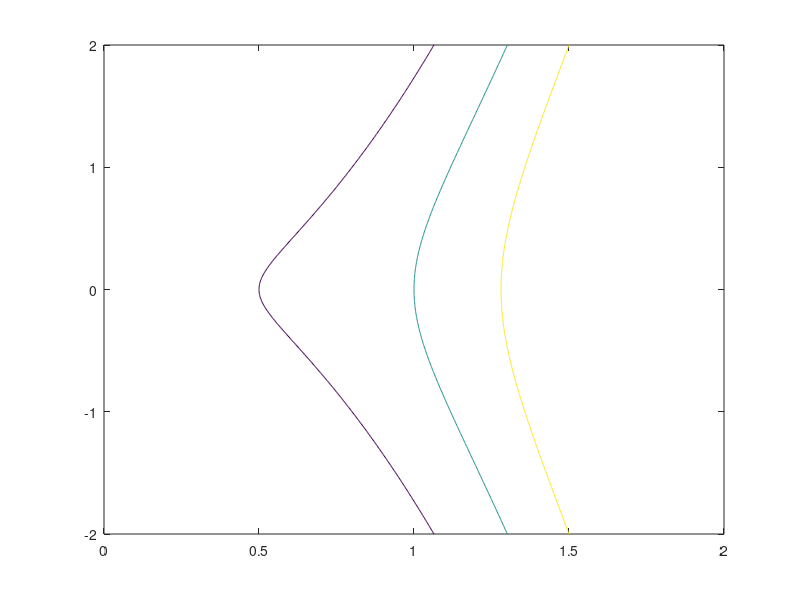

Source code (MATLAB):
clear

gamma=0.5;

[k,l]=meshgrid(0:0.01:2.0,-2.0:0.01:2.0);

f=k.^2-gamma*(k.^2.0+l.^2.0).^(0.5);

contour(k,l,f,[0,0,0.5,1.0])